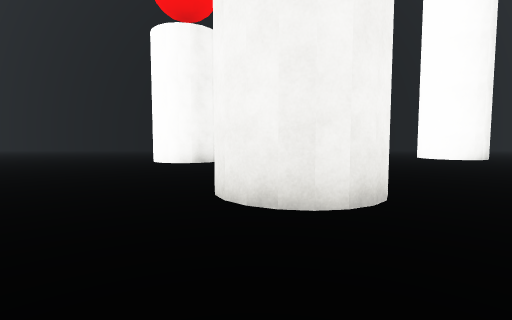
[1] (above)

24 first-person views from a walk through a Unity game level. The camera is 1.2 m above the floor, tilts 4° down and sees 85° across. The floor is counted in squares, 2 m on a side. Each view is taken from the middle of a square. On the plan, view 1 faces up. The plan holds only what a view shows up to about 9 squares ahead; the rest is blank. The place goes on beyond the plan. The player character is not drawn. Surface patterns are stand-ins for the level's own textures.

[2]
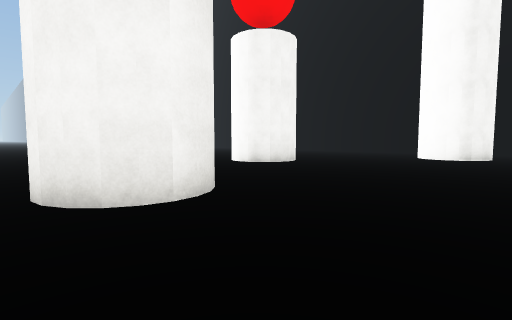

[3]
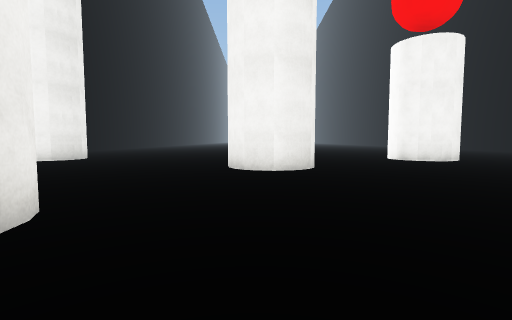

[4]
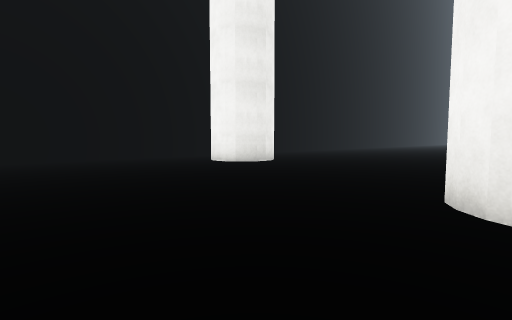

[5]
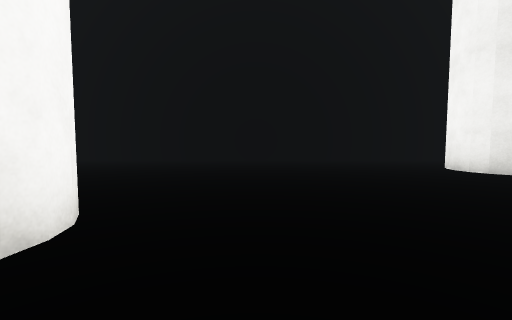

[6]
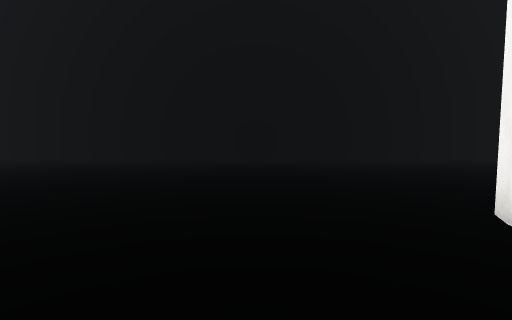

[7]
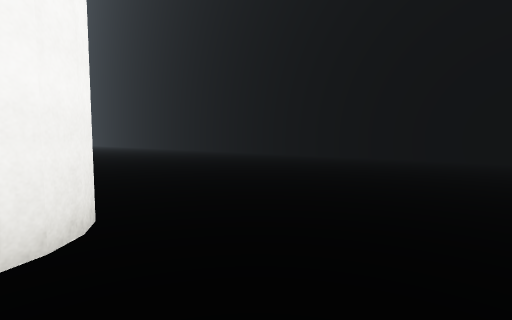

[8]
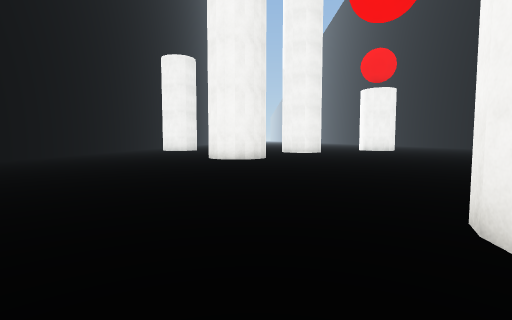

[9]
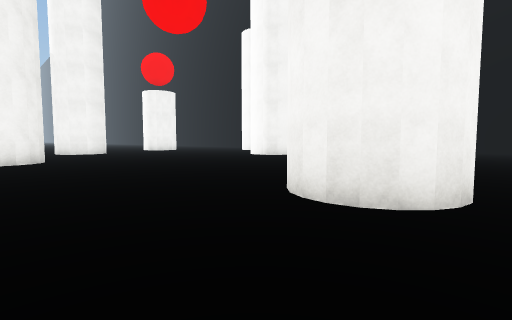

[10]
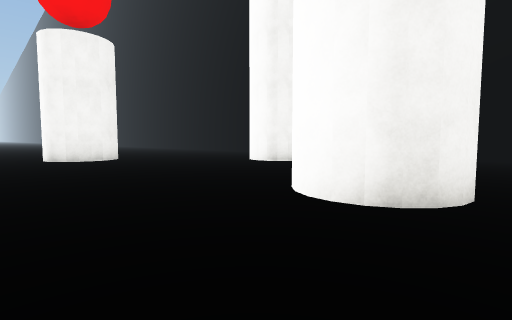

[11]
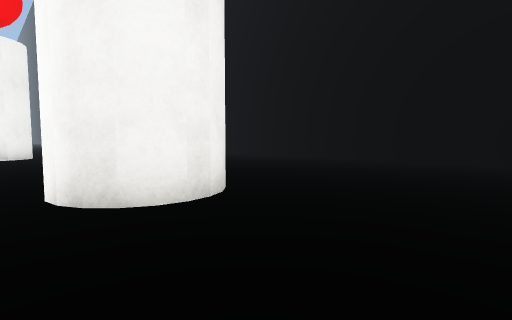

[12]
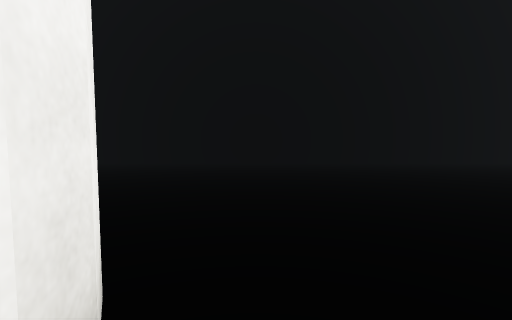

[13]
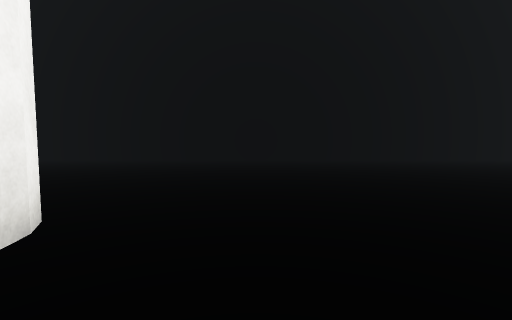

[14]
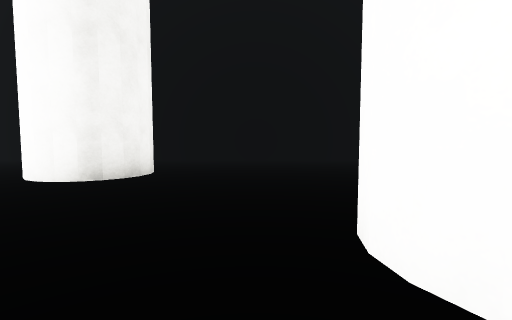

[15]
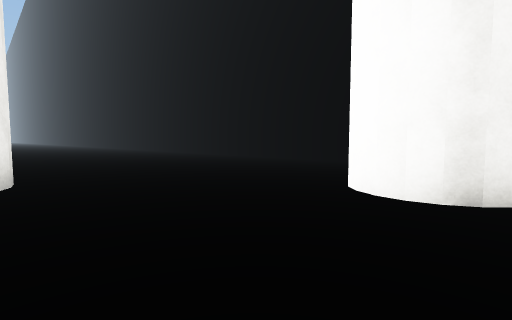

[16]
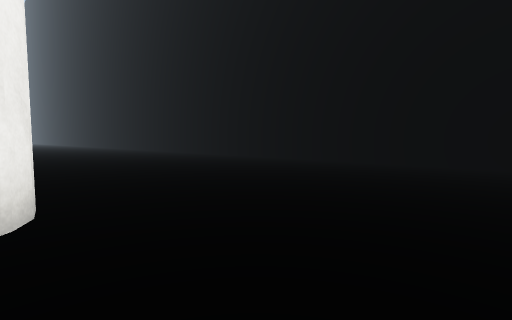

[17]
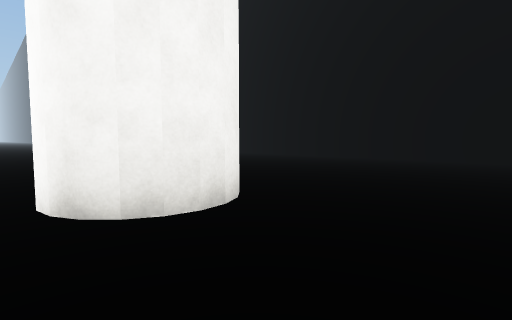

[18]
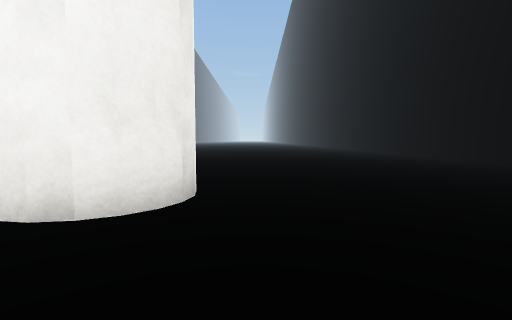

[19]
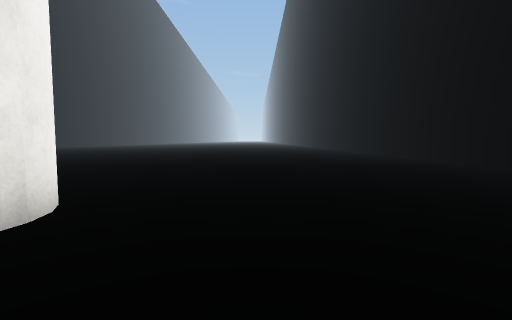

[20]
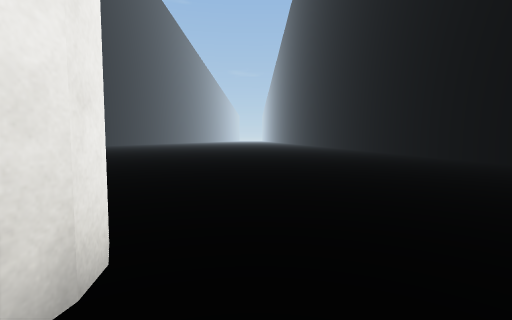

[21]
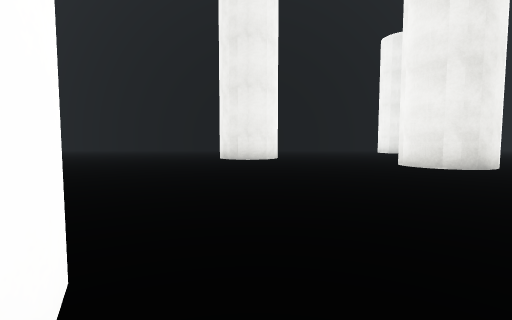

[22]
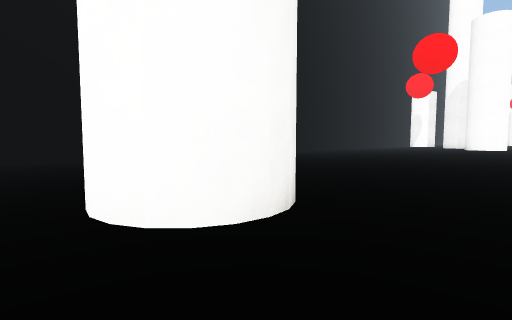

[23]
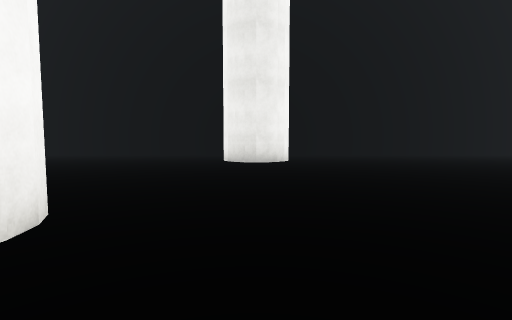

[24]
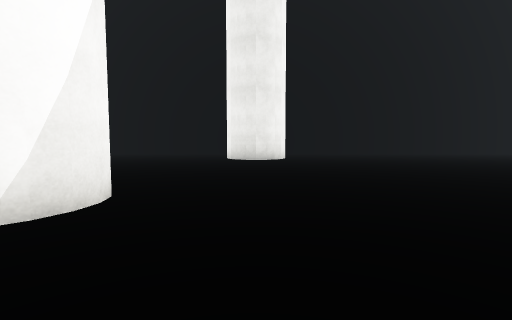

### Floor plan
Points are (right, up) in squares from view 1. A wall is a line through its corners. A room is listed if a view was taken in it or the views show most of it. See-through windows are left out.
Room 1 (views 1, 2, 3, 4, 5, 6, 7, 8, 9, 10, 11, 12, 13, 14, 15, 16, 17, 18, 19, 20, 21, 22, 23, 24)
walls: (7.5, 9.8) (7.6, 9.4) (7.5, 9) (7.1, 8.5) (6.4, 8.4) (5.7, 8.8) (5.6, 9.5); (4.9, 1.3) (5.2, 1.4); (4.6, 1.1) (5.1, 1.4) (5.7, 1.3) (6.1, 0.9) (6.2, 0.7); (1.5, 3.5) (1.5, 3) (1.2, 2.6) (0.7, 2.3) (0.1, 2.4); (6.2, 0.8) (6.3, 0.3); (6.2, 0.8) (6.1, -0.1); (1, 4.2) (1.4, 3.9); (1.4, 2.9) (1.1, 2.5); (4.5, -0.3) (4.3, 0) (4.2, 0.5); (-0.5, 3.7) (-0.2, 4.1); (-0.5, 3.3) (-0.4, 3.8) (-0.1, 4.2) (0.3, 4.4); (-1.4, 7.5) (-2, 7.2); (-1.1, 8.8) (-1, 8.3); (3, 13.1) (2.9, 12.4) (2.6, 12.1) (1.9, 12) (1.4, 12.2); (-1.2, 9) (-1, 8.5); (-1.7, 7.4) (-2.3, 7.3); (-2, 7.3) (-2.5, 7.4); (-2.3, 7.4) (-2.6, 7.5) (-2.9, 7.8) (-3, 8.1); (14, 2.4) (13.4, 2.3) (12.9, 2.6); (-2.2, 9.4) (-1.5, 9.3) (-0.9, 8.7) (-1.1, 7.9) (-1.7, 7.3); (-2.7, 9.1) (-2.3, 9.3) (-2, 9.3); (-1.1, -3.3) (-1, -3.8); (-1, -3.6) (-1.1, -3.9) (-1.3, -4.3); (-2.4, -2.7) (-1.8, -2.6); (-3, -3.4) (-2.7, -2.9) (-2, -2.5) (-1.3, -2.9) (-1, -3.4); (16.6, 16.3) (-10.1, 16.3); (-2.6, -6.2) (15.6, -6.2)

Positions as (right, up) in squares from view 1, and headings:
1: (0, 0), facing up
2: (4, 2), facing up-left
3: (7, 3), facing left
4: (4, 3), facing down-left
5: (3, 2), facing down
6: (8, 2), facing down
7: (11, 3), facing down-right
8: (15, 1), facing left
9: (15, 0), facing up-left
10: (8, 6), facing up-left
11: (10, 8), facing up-left
12: (8, 9), facing up
13: (9, 8), facing up
14: (5, 8), facing up
15: (3, 9), facing up-left
16: (1, 9), facing up-left
17: (1, 7), facing up-left
18: (1, 10), facing left
19: (0, 11), facing left
20: (-1, 10), facing left
21: (5, 10), facing down
22: (5, 7), facing up-right
23: (-2, 5), facing down
24: (-2, 6), facing down
